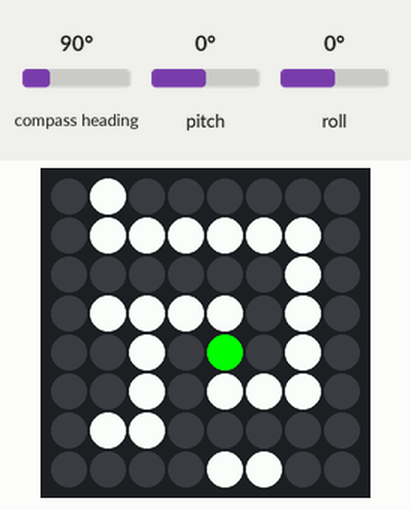
Simulated run of this program. Board: Raspberry Pi (BCM pin numbers) with a Sense HAT. On the bench: the Sense HAT's 8×8 RGB LED matrix. The inputs (shaded band) are chosen by the test bench; at power-on: pitch 0°, roll 0°, compass heading 90°. The Sense HAT reports a negative pitch or roll as 360° plus the angle.

Above: at 1.2 s.
1.3 s: pitch set to -86°
At 1.9 s:
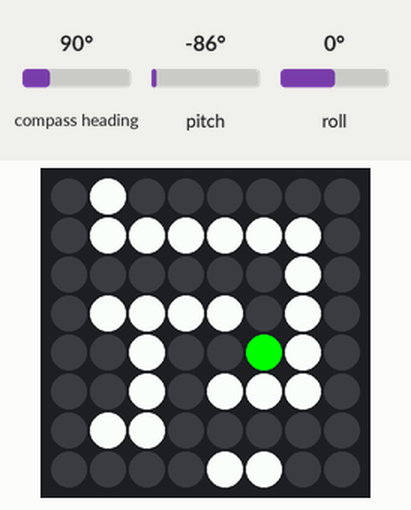
3.0 s: roll set to -86°
At 4.6 s:
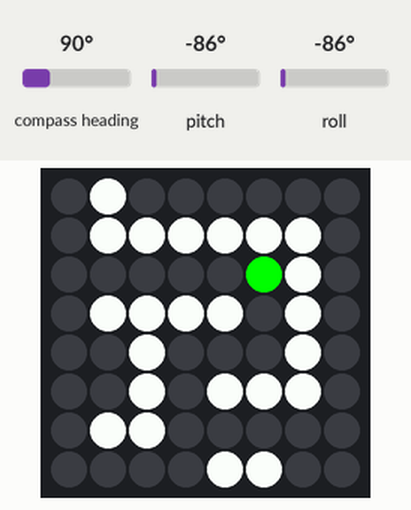
Timing chart, 0 to 6.1 s (numbered marks = the images above; inputs shaded):
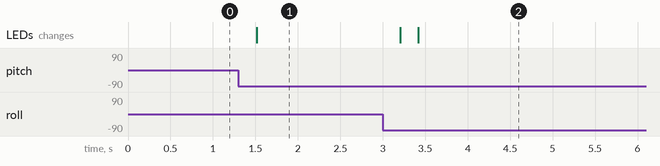

Measured:
- after the input at 1.3 s, the LEDs: change after 0.22 s (image 1)
- after the input at 3.0 s, the LEDs: first change after 0.21 s (image 2 shows a later state)

The program:

Test1.py
```python
from sense_hat import SenseHat
from time import sleep

sense = SenseHat()

maps = [
    [0,1,0,0,0,0,0,0],
    [0,1,1,1,1,1,1,0],
    [0,0,0,0,0,0,1,0],
    [0,1,1,1,1,0,1,0],
    [0,0,1,0,0,0,1,0],
    [0,0,1,0,1,1,1,0],
    [0,1,1,0,0,0,0,0],
    [0,0,0,0,1,1,0,0]
]

BLACK = (0,0,0)
GREEN = (0,255,0)
WHITE = (255,255,255)

def draw_map(px, py):
    for x in range(8):
        for y in range(8):
            if maps[x][y] == 1:
                sense.set_pixel(y, x, WHITE)
            else:
                sense.set_pixel(y, x, BLACK)
    sense.set_pixel(py, px, GREEN)

x, y = 4, 4
draw_map(x, y)

while True:
    ori = sense.get_orientation_degrees()
    pitch = ori['pitch']
    roll = ori['roll']

    nx = x
    ny = y

    if pitch - 180 < 0:
        npitch = pitch
    elif pitch - 180 > 0:
        npitch = 360 - pitch

    if roll - 180 < 0:
        nroll = roll
    elif roll - 180 > 0:
        nroll = 360 - roll

    if nroll > 20 or npitch > 20:
        if npitch > nroll: # to picth dir
            if pitch - 180 < 0:# left
                ny = y - 1
            else: # right
                ny = y + 1
        else: # to roll dir
            if roll - 180 < 0: # up
                nx = x + 1
            else: # down
                nx = x - 1

    nx = max(0, min(7, nx))
    ny = max(0, min(7, ny))

    if maps[nx][ny] == 0:
        x, y = nx, ny

    draw_map(x, y)
    sleep(0.2)
```
